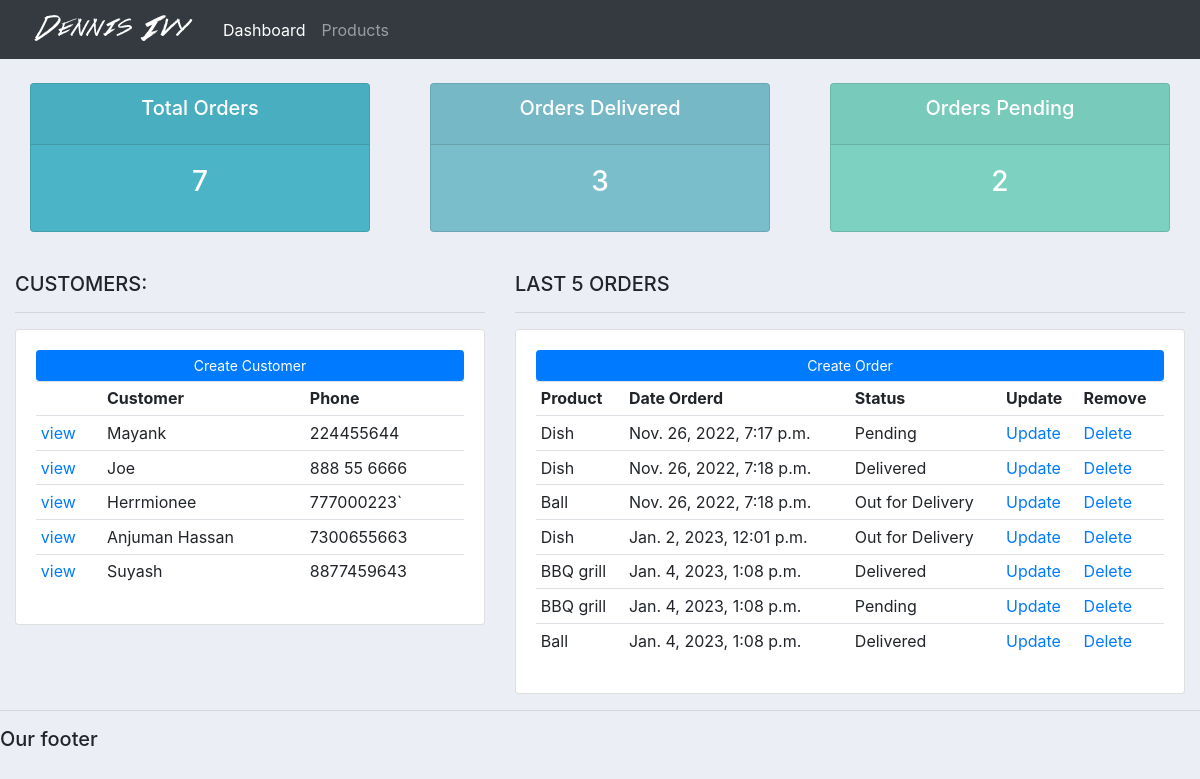
The page / on the database its author committed.
### accounts/models.py (models this page shows, shortened)
class Customer(models.Model):
    name = models.CharField(max_length=200, null=True)
    phone = models.CharField(max_length=200, null=True)
    email = models.CharField(max_length=200, null=True)
    date_created= models.DateTimeField(auto_now_add=True, null=True)

class Order(models.Model):
    STATUS=(
        ('Pending', 'Pending'),
        ('Out for Delivery','Out for Delivery'),
        ('Delivered', 'Delivered'),
    )
    customer= models.ForeignKey(Customer,null = True, on_delete=models.SET_NULL)
    product=models.ForeignKey(Product,null = True, on_delete=models.SET_NULL)
    date_created = models.DateTimeField(auto_now_add=True, null=True)
    status = models.CharField(max_length=200, null=True, choices=STATUS)
    note= models.CharField(max_length=10000, null=True)

class Product(models.Model):
    CATEGORY=(
        ('Indoor','Indoor'),
        ('Out Door', 'Out Door')
    )
    name = models.CharField(max_length=200, null=True)
    price = models.FloatField(null=True)
    category = models.CharField(max_length=200, null=True, choices=CATEGORY)
    description = models.CharField(max_length=200, null=True, blank=True)
    date_created = models.DateTimeField(auto_now_add=True, null=True)
    tags= models.ManyToManyField(tags)
    def __str__(self) -> str:
        return self.name

### accounts/views.py (the view)
# urls.py: path('', views.home, name="home"),
def home(request):
	orders= Order.objects.all()
	customers = Customer.objects.all()
	total_customer= customers.count()
	total_orders= orders.count()
	delivered = orders.filter(status='Delivered').count()
	pending = orders.filter(status='Pending').count()
	return render(request, 'accounts/dashboard.html',{
		"orders" : orders,
		"customers" : customers,
		"total_orders":total_orders,
		"delivered": delivered,
		"pending": pending,
	})

### accounts/templates/accounts/dashboard.html
{%  extends 'accounts/main.html' %}
{% block content %}
    {%  include 'main_template/status.html' %}
    <br>
    <div class="row">
        <div class="col-md-5">
            <h5>CUSTOMERS:</h5>
            <hr>
            <div class="card card-body">
                <a class="btn btn-primary  btn-sm btn-block" href="">Create Customer</a>
                <table class="table table-sm">
                    <tr>
                        <th></th>
                        <th>Customer</th>
                        <th>Phone</th>
                    </tr>
                    {% for customer in customers %}
                        <tr>
                            <td><a href="{% url 'customer' customer.id %}">view</a></td>
                            <td>{{ customer.name }}</td>
                            <td>{{ customer.phone }}</td>
                        </tr>
                    {% endfor %}
                </table>
            </div>
        </div>
        <div class="col-md-7">
            <h5>LAST 5 ORDERS</h5>
            <hr>
            <div class="card card-body">
                <a class="btn btn-primary  btn-sm btn-block" href="">Create Order</a>
                <table class="table table-sm">
                    <tr>
                        <th>Product</th>
                        <th>Date Orderd</th>
                        <th>Status</th>
                        <th>Update</th>
                        <th>Remove</th>
                    </tr>
                    {% for order in orders %}
                        <tr>
                            <td>{{ order.product }}</td>
                            <td>{{ order.date_created }}</td>
                            <td>{{ order.status}}</td>
                            <td><a href="{% url 'update_order' order.id %}">Update</a></td>
                            <td><a href="{% url 'delete_order' order.id %}">Delete</a></td>
                        </tr>
                    {% endfor %}
                </table>
            </div>
        </div>
    </div>
{% endblock %}

### static/css/main.css (style rules this page uses)
body { background-color: #ebeff5; }

### rows shown on the page
Customer: name "Mayank", phone "224455644"
Customer: name "Joe", phone "888 55 6666"
Customer: name "Herrmionee", phone "777000223`"
Customer: name "Anjuman Hassan", phone "7300655663"
Customer: name "Suyash", phone "8877459643"
Order: product "Dish", date_created "Nov. 26, 2022, 7:17 p.m.", status "Pending"
Order: product "Dish", date_created "Nov. 26, 2022, 7:18 p.m.", status "Delivered"
Order: product "Ball", date_created "Nov. 26, 2022, 7:18 p.m.", status "Out for Delivery"
Order: product "Dish", date_created "Jan. 2, 2023, 12:01 p.m.", status "Out for Delivery"
Order: product "BBQ grill", date_created "Jan. 4, 2023, 1:08 p.m.", status "Delivered"
Order: product "BBQ grill", date_created "Jan. 4, 2023, 1:08 p.m.", status "Pending"
Order: product "Ball", date_created "Jan. 4, 2023, 1:08 p.m.", status "Delivered"

### other values the page prints
{{ total_orders }} "7"
{{ delivered }} "3"
{{ pending }} "2"
